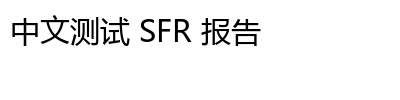
#> input picture src-tauri/test_chinese.png, 400 x 100 px
$ python -i GT_Calib_Checker.py   (imports and definitions only)
#> lines starting #> are read from the running program, lines starting #| are printed output that depends on the picture; after the words box and inside, x2 and y2 are one past the last pixel; in counts of white or black regions, pixels touching at a corner belong together; long printed decimals are rounded
### src-tauri/resources/tools/GT_Calib_Checker_Api/x1_opencv/x0_base/x10_1_opencv_0_base.py
import cv2 as cv
import numpy as np
# from skimage import morphology
import random
import math as math


'''
description: 在图像上绘制时考虑缩放尺寸
return {*}
'''
class ScaleDrawer:

    def __init__(self, scaleX, scaleY):
        self.scaleX = scaleX
        self.scaleY = scaleY

    # [19 lines left out: functions scale_drawContours, scale_circle, scale_line, not called in this run]

    def scale_putText(self, scaledImage, text, org, fontFace, fontScale, color, thickness = 1):
        scaleCenter = (int(org[0] * self.scaleX), int(org[1] * self.scaleY))
        cv.putText(scaledImage, text, scaleCenter, fontFace , fontScale, color ,thickness)

    # [9 lines left out: function scal_drawDot, not called in this run]

### src-tauri/resources/tools/GT_Calib_Checker_Api/GT_Calib_Checker.py
'''
Author: leven
LastEditors: leven
Description: 已知两个RGB相机的内外参，在原始标定采集图像上绘制极线，并计算极线约束误差
'''
import sys
import getopt
import os
import cv2 as cv
import numpy as np
# from skimage import morphology
import random
import math as math
import x10_5_1_Tool_GT_Calib_Parse as GtCalibParser
from x1_opencv.x0_base.x10_1_opencv_0_base import ScaleDrawer as ScaleDrawer
from x0_common.x2_file.x10_0_common_2_file import findSubdirWithSuffix, findSubFileWithSuffix
from x10_6_0_Tool_GT_Calib_detect_circle_feature import CircleFeatureDectector
from x10_6_0_Tool_GT_Calib_CxxLibHelper import CxxCircleFeatureOne, CTCalibCxxLibHelper
import time
from scipy.spatial.transform import Rotation
import threading
import ctypes
'''
    1)读取标定参数，得到RGB相机内参和外参
    2)读取，同一时刻左右相机标定图像
    3)在Rgb-L和Rgb-R上检测圆心并作匹配（暂时只作简单检测，不作匹配）
    4)对原始图像作去畸变操作，对检测的圆心特征作去畸变操作
    5-1)基于Rgb-L特征在Rgb-R上计算极线；基于Rgb-R特征在Rgb-L上计算极线
    5-2)计算极线约束误差
    5-3)绘制极线
'''

gOriImgTag = "origin_img"
gDebugImgTag = "debug_img"

mScaleXY = (1.0 , 1.0)
mScaleDrawer = ScaleDrawer(mScaleXY[0], mScaleXY[1])
mScaleDrawerDefault = ScaleDrawer(1.0, 1.0)
#> further down, picture is the input picture: shape (100, 400, 3); min 0, max 255, mean 242.1

#相机对应畸变模型是多项式模型否？
# mCameraIsRadial = { 0:False, 1:False, 2:False, 3:False, 4:True, 5:True }

'''
description: 相机内外参数和畸变参数
return {*}
'''
class CameraModel:

    def __init__(self):
        self.isBuild = False
        pass

    '''
    description: 根据原始标定文件数据构造相机模型对象
    '''
    # [282 lines left out: functions buildByCameraInfo, undistorImg, undistorPoints, not called in this run]

    '''
    description: 对输入的点列表作整体去畸变
    param {*} self
    param {*} img
    param {*} pts
    param {*} seq_id1
    return {*}
    '''
    # [44 lines left out: function undistorPoints2, not called in this run]

    '''
    description: 计算相对另外相机的几何信息：主要是相对外参，三个欧拉角和平移
    return {*}  [True/False, [相对欧拉角， 相对平移向量]]
    '''
    # [69 lines left out: function computeGeoInfoToOther, not called in this run]


'''
description: 带附加圆信息的轮廓
return {*}
'''
class ContoursWithCircle:

    # [8 lines left out: function __init__, not called in this run]


'''
description: 对图像作分块二值化
            对比度增强；    高斯滤波；  中值滤波；   以灰度均值为阈值作二值化（分块）
return {*}
'''
def block_threshold(image, binary_threshold, sub_height_size = 2, sub_width_size = 2, debug_subimg = False):

    hist_img = cv.equalizeHist(cv.cvtColor(image, cv.COLOR_BGR2GRAY))     #会增加很多噪点

    gauss_blurred_image = cv.GaussianBlur(hist_img, (3, 3), 0)
    # gauss_blurred_image = cv.bilateralFilter(hist_img, d=5, sigmaColor=30, sigmaSpace=30)   #用双边滤波，不要直接用高斯滤波
    # gauss_blurred_image_win_tag = "gauss_blurred_image_{}".format(binary_threshold)
    gauss_blurred_image_win_tag = "block_gauss_blurred_image"
    cv.namedWindow(gauss_blurred_image_win_tag, cv.WINDOW_NORMAL)
    cv.imshow(gauss_blurred_image_win_tag, gauss_blurred_image)

    # blurred_image = cv.medianBlur(hist_img, 3)
    blurred_image = cv.medianBlur(gauss_blurred_image, 3)
    # blurred_image_win_tag = "blurred_image_{}".format(binary_threshold)
    blurred_image_win_tag = "block_blurred_image"
    cv.namedWindow(blurred_image_win_tag, cv.WINDOW_NORMAL)
    cv.imshow(blurred_image_win_tag, blurred_image)

    # blurred_image = image.copy()
    hist_img = blurred_image.copy()

    cv.namedWindow(gDebugImgTag, cv.WINDOW_NORMAL)
    cv.imshow(gDebugImgTag, image)
    cv.waitKey(0)
    cv.imshow(gDebugImgTag, hist_img)
    cv.waitKey(0)

    # Split the image into four equal parts
    height, width = hist_img.shape[:2]
    split_height = height // sub_height_size
    split_width = width // sub_width_size

    if(debug_subimg):
        print("image shape={}, split_height={}, split_width={}".format(image.shape, split_height, split_width))

    sub_images = np.empty((split_height, split_width), dtype=object)

    for hId in range(sub_height_size):  #高度方向切块

        if (hId < (sub_height_size-1)):
            height_start = hId*split_height
            height_end = height_start + split_height
            # height_range = [hId*split_height + step_h for step_h in range(split_height)]
        else:                           #在结束边界单独处理
            height_start = hId*split_height
            height_end = height_start + height-hId*split_height
            # height_range = [hId*split_height + step_h for step_h in range(height-hId*split_height)]

        for wId in range(sub_width_size):#宽度方向切块

            if (wId < (sub_width_size-1)):
                width_start = wId*split_width
                width_end = width_start + split_width
                # width_range = [wId*split_width + step_w for step_w in range(split_width)]
            else:                       #在结束边界单独处理
                width_start = wId*split_width
                width_end = width_start + width-wId*split_width
                # width_range = [wId*split_width + step_w for step_w in range(width-wId*split_width)]

            # print("hId={}, wId={}, \nheight_range={}, \nwidth_range={}".format(hId, wId, height_range, width_range))

            #正式作切块
            sub_images[hId][wId] = hist_img[height_start:height_end, width_start:width_end]

            if (debug_subimg):
                print("shape1 = ", hist_img[:split_height, :split_width].shape, ", shape2 = ", sub_images[hId][wId].shape)
                cv.imshow(gDebugImgTag, sub_images[hId][wId])
                cv.waitKey(0)


    # sub_images = [
    #     hist_img[:split_height, :split_width],
    #     hist_img[:split_height, split_width:2*split_width],
    #     hist_img[:split_height, 2*split_width:],

    #     hist_img[split_height:2*split_height, :split_width],
    #     hist_img[split_height:2*split_height, split_width:2*split_width],
    #     hist_img[split_height:2*split_height, 2*split_width:],

    #     hist_img[split_height:, :split_width],
    #     hist_img[split_height:, split_width:]
    # ]

    # Calculate the average gray value for each sub-image and threshold it
    hist_images = []
    thresholded_images = np.empty((split_height, split_width), dtype=object)

    #对子块图作二值化处理
    for hId in range(sub_height_size):
        for wId in range(sub_width_size):
            sub_image = sub_images[hId][wId]

            # gray_img = cv.cvtColor(sub_image, cv.COLOR_BGR2GRAY)
            # hist_img = cv.equalizeHist(cv.cvtColor(sub_image, cv.COLOR_BGR2GRAY))
            # gray_img_mean = np.mean(gray_img)
            hist_img_mean = np.mean(sub_image)

            if(debug_subimg):
                # print("block_gray_img_mean = ", gray_img_mean)
                print("({},{}),block_hist_img_mean = {}".format(hId, wId, hist_img_mean))

            _, thresholded = cv.threshold(sub_image, hist_img_mean*binary_threshold, 255, cv.THRESH_BINARY)

            # 自适应阈值二值化（可以自适应二值化出全图轮廓，效果还行，就是框图外噪点有点多）
            # thresholded = cv.adaptiveThreshold(sub_image,255,cv.ADAPTIVE_THRESH_MEAN_C, cv.THRESH_BINARY,51,2)
            # thresholded = cv.adaptiveThreshold(sub_image,255,cv.ADAPTIVE_THRESH_GAUSSIAN_C, cv.THRESH_BINARY,11,2)

            thresholded_images[hId][wId] = thresholded
            # thresholded_images.append(thresholded)
            # hist_images.append(hist_img)

    #二值化子图块重新拼接成完整二值化大图
    for hId in range(sub_height_size):

        for wId in range(sub_width_size):
            if wId == 0:
                concat_row = thresholded_images[hId][0]
            else:
                concat_row = np.hstack((concat_row, thresholded_images[hId][wId]))

        if(hId == 0):
            concat_all = concat_row
        else:
            concat_all = np.vstack((concat_all, concat_row))

    thresholded_result = concat_all

    # # Concatenate the thresholded images horizontally
    # top_row = np.hstack((thresholded_images[0], thresholded_images[1]))
    # bottom_row = np.hstack((thresholded_images[2], thresholded_images[3]))
    # thresholded_result = np.vstack((top_row, bottom_row))

    # # top_row = np.hstack((hist_images[0], hist_images[1]))
    # # bottom_row = np.hstack((hist_images[2], hist_images[3]))
    # # hist_result = np.vstack((top_row, bottom_row))

    # return hist_result, thresholded_result

    if(debug_subimg):
        print("image shape=", image.shape, "thresholded_result shape=", thresholded_result.shape)

    return thresholded_result

'''
description: 对图像作分块二值化：阈值分级循环放到本函数内部了
            对比度增强；    高斯滤波；  中值滤波；   以灰度均值为阈值作二值化（分块）
return {*}
'''
# [135 lines left out: function block_threshold2, not called in this run]

'''
description: 对二值化图检测轮廓
                直接提取原始二值图轮廓；
return {*}
'''
def detectContours(thresholded_img, debug_image):

    contourResult = []

    # gauss_blurred_image = cv.GaussianBlur(binary_image, (3, 3), 0)
    gauss_blurred_image = cv.GaussianBlur(thresholded_img, (3, 3), 0)
    cv.namedWindow("gauss_blurred_image", cv.WINDOW_NORMAL)
    cv.imshow("gauss_blurred_image", gauss_blurred_image)


    #在检测轮廓之前就先作canny边缘提取
    # canny_edges = cv.Canny(gauss_blurred_image, 125, 125 * 2.0)
    canny_edges = cv.Canny(thresholded_img, 125, 125 * 2.0)
    cv.namedWindow("canny_edges", cv.WINDOW_NORMAL)
    cv.imshow("canny_edges", canny_edges)

    # Find contours in the binary image
    # contours, _ = cv.findContours(binary_image, cv.RETR_EXTERNAL, cv.CHAIN_APPROX_SIMPLE)
    # contours, _ = cv.findContours(cv.cvtColor(thresholded_img, cv.COLOR_BGR2GRAY), cv.RETR_LIST, cv.CHAIN_APPROX_SIMPLE)
    contours, _ = cv.findContours(thresholded_img, cv.RETR_LIST, cv.CHAIN_APPROX_SIMPLE)
    # contours, _ = cv.findContours(cv.cvtColor(gauss_blurred_image, cv.COLOR_BGR2GRAY), cv.RETR_LIST, cv.CHAIN_APPROX_SIMPLE)
    # contours, _ = cv.findContours(canny_edges, cv.RETR_LIST, cv.CHAIN_APPROX_SIMPLE)

    image_clone2 = debug_image.copy()
    cv.namedWindow("contours_image", cv.WINDOW_NORMAL)
    # Draw the contours on the original image

    cv.drawContours(image_clone2, contours, -1, (0, 255, 0), 1)
    cv.imshow("contours_image", image_clone2)

    print("contours info\n", "size=", len(contours))
    # print(contours)
    #手动绘制轮廓图
    image_clone3 = debug_image.copy()
    for cId, contour in enumerate(contours):
        # 生成随机颜色
        color = (random.randint(0, 255), random.randint(0, 255), random.randint(0, 255))
        for point in contour:
            # cv.circle(image_clone3, (point[0][0], point[0][1]), 1, color, -1)
            image_clone3[point[0][1], point[0][0]] = color

    cv.namedWindow("contours_image_by_hand", cv.WINDOW_NORMAL)
    cv.imshow("contours_image_by_hand", image_clone3)

    #计算所有轮廓的面积周长, 并筛选出圆
    contour_delete_size = 0
    for ind, contour in enumerate(contours):
        perimeter = cv.arcLength(contour, True)     #计算轮廓周长，第二个参数标记是否是闭合轮廓
        if(perimeter <= 0):
            continue

        area = cv.contourArea(contour)
        alpha = 4*np.pi*area/(perimeter**2)
        # contour_info = '{0:>6} {1:>9,.0f} {2:>9,.2f} {3:>9,.3f}'.format(ind, area, perimeter, alpha)
        # contour_info = '{0:>9,.0f} {1:>9,.2f}'.format( area, perimeter)
        contour_info0 = '{0:.0f} {1:.2f} {2:.2f}'.format( area, perimeter, alpha)
        contour_info1 = '{0:.0f} {1:.2f}'.format( area, perimeter)
        contour_info2 = '{0:.2f}'.format(alpha)

        # Compute moments in order to find the centroid of objects
        # 计算轮廓对应的几何中心
        moments = cv.moments(contour)
        if(moments['m00'] <= 0 ):
            continue
        cx = moments['m10'] / moments['m00']
        cy = moments['m01'] / moments['m00']
        if(alpha < 0.65):
            cv.drawContours(image_clone2, [contour], -1, (0, 0, 255), 1)    #标记红色为剔除掉的轮廓(面积周长比)
            # cv.putText(image_clone2, contour_info0, (cx,cy), cv.FONT_HERSHEY_SIMPLEX,0.3,color=(random.randint(0, 255), random.randint(0, 255), random.randint(0, 255)),thickness=1)

            contour_delete_size = contour_delete_size + 1
            continue

        # [15 lines of commented-out code are left out]

        contoursWithCircle = ContoursWithCircle(contour, perimeter, area, alpha, cx, cy)
        contourResult.append(contoursWithCircle)

    print("contour_delete_size=", contour_delete_size)
    cv.imshow("contours_image", image_clone2)

    return contourResult

'''
description: 检测大三圆
    先检测到最大圆，再检测次大圆
return {*}
'''
# [154 lines left out: function detectBigCircle, not called in this run]

'''
description: 基于二值化轮廓检测圆:对比度增强；图像二值化；二值图去噪()；高斯滤波；轮廓检测
param {*} image
    https://zhuanlan.zhihu.com/p/425936810?utm_id=0
return {*}
'''
def detect_circl2_2(image):
    image_clone = image.copy()
    gray_img = cv.cvtColor(image, cv.COLOR_BGR2GRAY)
    hist_img = cv.equalizeHist(cv.cvtColor(image, cv.COLOR_BGR2GRAY))
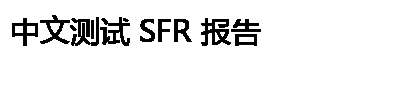
#> hist_img: shape (100, 400); min 0, max 255, mean 236.5

    gray_img_mean = np.mean(gray_img)
#> gray_img_mean = 242.1
    hist_img_mean = np.mean(hist_img)
#> hist_img_mean = 236.5

    print("gray_img_mean = ", gray_img_mean)
#| gray_img_mean =  242.081
    print("hist_img_mean = ", hist_img_mean)
#| hist_img_mean =  236.4552

    cv.namedWindow("hist_img", cv.WINDOW_NORMAL)
    cv.imshow("hist_img", hist_img)

    _, thresholded_img = cv.threshold(hist_img, hist_img_mean*0.6, 255, cv.THRESH_BINARY)
#> thresholded_img: shape (100, 400); 92.6% white; 13 black regions (1 under 20 px), largest, box (x1, y1, x2, y2) and area: (201, 18, 231, 46) 464, (71, 17, 99, 46) 420, (100, 17, 130, 46) 396
    # ret, thresholded_img = cv.threshold(hist_img, 0, 255, cv.THRESH_BINARY | cv.THRESH_OTSU)
    cv.namedWindow("thresholded_img", cv.WINDOW_NORMAL)
    cv.imshow("thresholded_img", thresholded_img)

    # for idx, binary_threshold in enumerate([1.4, 1.2, 1.0, 0.8, 0.6, 0.4, 0.2]):
    # 按照不同阈值作二值化处理
    for idx, binary_threshold in enumerate([1.2]):
        win_tag = "block_thresholded_img_{}".format(binary_threshold)
        # 对图像作分块二值化
        # block_thresholded_img_tmp = block_threshold(image, binary_threshold, 2, 2, (idx == 0))
        block_thresholded_img_tmp = block_threshold(image, binary_threshold, 1,1, (idx == 0))
        if(idx == 0):
            block_thresholded_img = block_thresholded_img_tmp

        cv.namedWindow(win_tag, cv.WINDOW_NORMAL)
        cv.imshow(win_tag, block_thresholded_img_tmp)

        if(False):   #https://blog.csdn.net/qq_43163978/article/details/105645623    #分水岭算法检测圆
            block_thresholded_img_tmp_inv = cv.bitwise_not(block_thresholded_img_tmp)       #黑白颜色互换

            cv.namedWindow(win_tag + "_distImg_inv", cv.WINDOW_NORMAL)
            cv.imshow(win_tag + "_distImg_inv", block_thresholded_img_tmp_inv)
            cv.waitKey(0)

            # distImg = cv.distanceTransform(block_thresholded_img_tmp_inv, cv.DIST_L1, 3, 5) # 转换成距离图像
            distImg = cv.distanceTransform(block_thresholded_img_tmp, cv.DIST_L2, 3) # 转换成距离图像
            cv.namedWindow(win_tag + "_distImg", cv.WINDOW_NORMAL)
            cv.imshow(win_tag + "_distImg", distImg)
            cv.waitKey(0)

            # 对距离变换结果进行归一化到[0~1]之间
            distImg = cv.normalize(distImg, None, 0, 1, cv.NORM_MINMAX)
            cv.imshow(win_tag + "_distImg", distImg)
            cv.waitKey(0)

            # 使用阈值，再次二值化，得到标记(binary again)
            _, distImg = cv.threshold(distImg, 0.05, 1, cv.THRESH_BINARY)
            cv.imshow(win_tag + "_distImg", distImg)
            cv.waitKey(0)

            # 腐蚀得到每个Peak - erode
            # kernel1 = np.ones((13, 13), np.uint8)
            kernel1 = cv.getStructuringElement(cv.MORPH_RECT, (3, 3))
            distImg = cv.erode(distImg, kernel1, iterations=1)
            cv.namedWindow(win_tag + "_distImg_erode", cv.WINDOW_NORMAL)
            cv.imshow(win_tag + "_distImg_erode", distImg)
            cv.waitKey(0)

        elif (False):    #https://blog.csdn.net/qq_47618845/article/details/109271220 #分水岭算法图像分割
            # morphology operation
            block_thresholded_img_tmp_inv = cv.bitwise_not(block_thresholded_img_tmp)       #黑白颜色互换

            cv.namedWindow(win_tag + "_distImg", cv.WINDOW_NORMAL)
            cv.imshow(win_tag + "_distImg", block_thresholded_img_tmp_inv)
            cv.waitKey(0)

            # morphology_kernel = cv.getStructuringElement(cv.MORPH_RECT, (3, 3))
            morphology_kernel = cv.getStructuringElement(cv.MORPH_RECT, (3, 3))
            opening = cv.morphologyEx(block_thresholded_img_tmp_inv, cv.MORPH_OPEN, kernel=morphology_kernel, iterations=2)   #开运算：先腐蚀再膨胀
            cv.namedWindow(win_tag + "_distImg", cv.WINDOW_NORMAL)
            cv.imshow(win_tag + "_distImg", opening)
            cv.waitKey(0)

            sure_bg = cv.dilate(opening, morphology_kernel, iterations=3)      #进一步膨胀
            cv.namedWindow(win_tag + "_distImg", cv.WINDOW_NORMAL)
            cv.imshow(win_tag + "_distImg", sure_bg)
            cv.waitKey(0)

            # Finding sure foreground area
            dist_transform = cv.distanceTransform(opening, 1,5)
            ret, sure_fg = cv.threshold(dist_transform, 0.7*dist_transform.max(), 255, 0)
            sure_fg = np.uint8(sure_fg)

            cv.namedWindow(win_tag + "_distImg_fg", cv.WINDOW_NORMAL)
            cv.imshow(win_tag + "_distImg_fg", sure_fg)
            cv.waitKey(0)

            unknown = cv.subtract(sure_bg,sure_fg)

            cv.namedWindow(win_tag + "_distImg_unknown", cv.WINDOW_NORMAL)
            cv.imshow(win_tag + "_distImg_unknown", unknown)
            cv.waitKey(0)

            ret, markers1 =cv.connectedComponents(sure_fg)
            # watershed transform
            markers = markers1 + 1
            markers[unknown==255] = 0
            block_thresholded_img_tmp_inv_color = cv.cvtColor(block_thresholded_img_tmp_inv, cv.COLOR_GRAY2BGR)
            markers3 = cv.watershed(block_thresholded_img_tmp_inv_color, markers=markers)
            image_clone[markers3 == -1] =[0, 0, 255]
            cv.namedWindow('result', cv.WINDOW_NORMAL)
            cv.imshow("result", image_clone)
#> this loop made 1 pass
#> pass 1, in block_threshold, `gauss_blurred_image = cv.GaussianBlur(hist_img, (3, 3), 0)`:
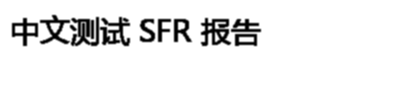
#> gauss_blurred_image: shape (100, 400); min 0, max 255, mean 236.5
#> pass 1, in block_threshold, `blurred_image = cv.medianBlur(gauss_blurred_image, 3)`:
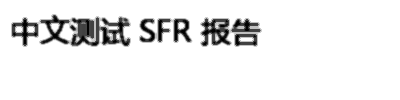
#> blurred_image: shape (100, 400); min 1, max 255, mean 236.8

    myCoutours = detectContours(block_thresholded_img, image)
#> in detectContours, `contours, _ = cv.findContours(thresholded_img, cv.RETR_LIST, cv.CHAIN_..`: contours = []
#| contours info
#|  size= 0
#> after the loop in detectContours, `for ind, contour in enumerate(contours):`: contour_delete_size = 0
#| contour_delete_size= 0
#> myCoutours = []
    print("myCoutours size = ", len(myCoutours))
#| myCoutours size =  0

#> (the run stopped early here; a loop or call above may not have finished)
